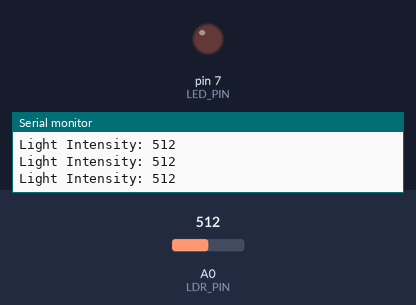
This sketch was run on a simulated Arduino Uno, built with avr-gcc and run on an emulated ATmega328P. Parts: output pins drawn as LEDs (lit = HIGH), the last lines printed to the serial monitor. Inputs (shaded band) come from the test bench; at power-on: A0 (LDR_PIN) = 512.

Above: at 1.3 s.
1.4 s: A0 (LDR_PIN) set to 481
At 2.2 s:
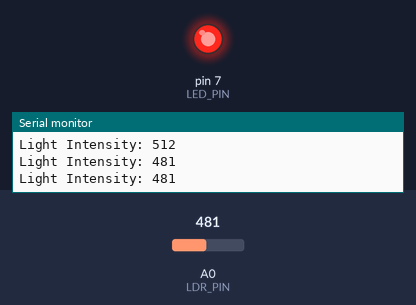
3.0 s: A0 (LDR_PIN) set to 510
At 3.4 s:
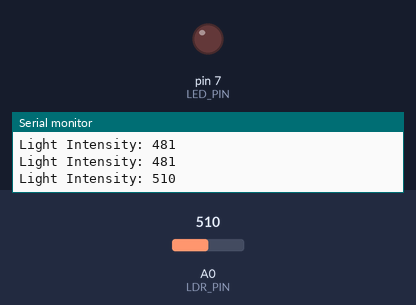
4.5 s: A0 (LDR_PIN) set to 490
At 5.8 s:
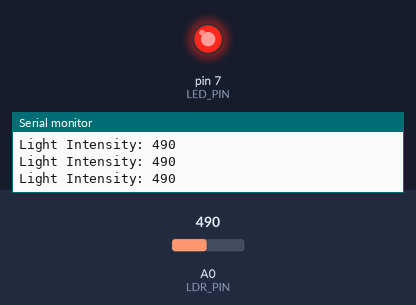
Timing chart, 0 to 7.5 s (numbered marks = the images above; inputs shaded):
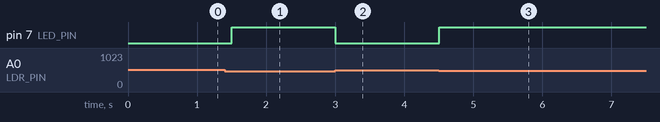

Measured:
- the behaviour switches between 500 and 499 on A0 (LDR_PIN) (found by bisection; images 0 and 1)
- after the input at 1.4 s, pin 7 (LED_PIN): LOW → HIGH after 0.10 s
- after the input at 3.0 s, pin 7 (LED_PIN): HIGH → LOW at once
- after the input at 4.5 s, pin 7 (LED_PIN): LOW → HIGH at once

The sketch:

sketch.ino
```cpp
#define LDR_PIN A0  // LDR connected to analog pin A0
#define LED_PIN 7   // LED connected to digital pin 7
#define THRESHOLD 500  // Light threshold value (adjust as needed)

void setup() {
  pinMode(LED_PIN, OUTPUT);
  Serial.begin(9600);
}

void loop() {
  int lightValue = analogRead(LDR_PIN);  // Read LDR sensor value
  Serial.print("Light Intensity: ");
  Serial.println(lightValue);  // Display on Serial Monitor

  if (lightValue < THRESHOLD) {  // If dark
    digitalWrite(LED_PIN, HIGH);  // Turn ON LED
  } else {
    digitalWrite(LED_PIN, LOW);   // Turn OFF LED
  }

  delay(500);
}
```
